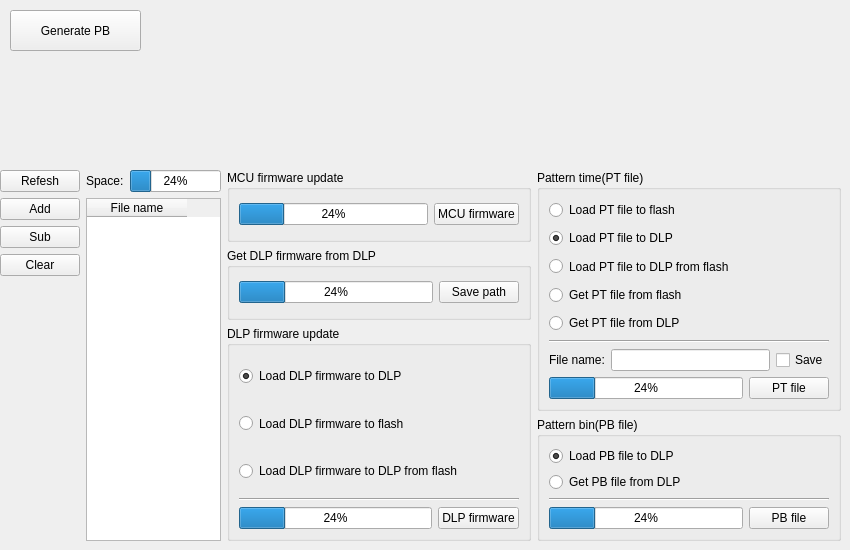
     <widget class="QWidget" name="page_update">
      <widget class="QWidget" name="layoutWidget">
       <property name="geometry">
        <rect>
         <x>0</x>
         <y>170</y>
         <width>841</width>
         <height>371</height>
        </rect>
       </property>
       <layout class="QHBoxLayout" name="horizontalLayout_7" stretch="1,2,2">
        <item>
         <layout class="QHBoxLayout" name="horizontalLayout_30">
          <item>
           <layout class="QVBoxLayout" name="verticalLayout_10">
            <item>
             <widget class="QPushButton" name="pushButton_flash_file_refesh">
              <property name="text">
               <string>Refesh</string>
              </property>
             </widget>
            </item>
            <item>
             <widget class="QPushButton" name="pushButton_flash_file_add">
              <property name="text">
               <string>Add</string>
              </property>
             </widget>
            </item>
            <item>
             <widget class="QPushButton" name="pushButton_flash_file_sub">
              <property name="text">
               <string>Sub</string>
              </property>
             </widget>
            </item>
            <item>
             <widget class="QPushButton" name="pushButton_flash_file_clear">
              <property name="text">
               <string>Clear</string>
              </property>
             </widget>
            </item>
            <item>
             <spacer name="verticalSpacer">
              <property name="orientation">
               <enum>Qt::Vertical</enum>
              </property>
              <property name="sizeHint" stdset="0">
               <size>
                <width>20</width>
                <height>40</height>
               </size>
              </property>
             </spacer>
            </item>
           </layout>
          </item>
          <item>
           <layout class="QVBoxLayout" name="verticalLayout_11">
            <item>
             <layout class="QHBoxLayout" name="horizontalLayout_29">
              <item>
               <widget class="QLabel" name="label_flash_space">
                <property name="text">
                 <string>Space:</string>
                </property>
               </widget>
              </item>
              <item>
               <widget class="QProgressBar" name="progressBar_flash_space">
                <property name="value">
                 <number>24</number>
                </property>
               </widget>
              </item>
             </layout>
            </item>
            <item>
             <widget class="QTableWidget" name="tableWidget_flash_file">
              <column>
               <property name="text">
                <string>File name</string>
               </property>
              </column>
             </widget>
            </item>
           </layout>
          </item>
         </layout>
        </item>
        <item>
         <layout class="QVBoxLayout" name="verticalLayout_26" stretch="1,1,3">
          <item>
           <widget class="QGroupBox" name="groupBox_mcu_update">
            <property name="title">
             <string>MCU firmware update</string>
            </property>
            <layout class="QHBoxLayout" name="horizontalLayout_5">
             <item>
              <widget class="QProgressBar" name="progressBar_mcu_update">
               <property name="value">
                <number>24</number>
               </property>
              </widget>
             </item>
             <item>
              <widget class="QPushButton" name="pushButton_mcu_update">
               <property name="text">
                <string>MCU firmware</string>
               </property>
              </widget>
             </item>
            </layout>
           </widget>
          </item>
          <item>
           <widget class="QGroupBox" name="groupBox_get_dlp_from_dlp">
            <property name="title">
             <string>Get DLP firmware from DLP</string>
            </property>
            <layout class="QHBoxLayout" name="horizontalLayout_6">
             <item>
              <widget class="QProgressBar" name="progressBar_get_dlp_from_dlp">
               <property name="value">
                <number>24</number>
               </property>
              </widget>
             </item>
             <item>
              <widget class="QPushButton" name="pushButton_get_dlp_from_dlp">
               <property name="text">
                <string>Save path</string>
               </property>
              </widget>
             </item>
            </layout>
           </widget>
          </item>
          <item>
           <widget class="QGroupBox" name="groupBox_dlp_update">
            <property name="title">
             <string>DLP firmware update</string>
            </property>
            <layout class="QVBoxLayout" name="verticalLayout_27" stretch="1,1,1,0,1">
             <item>
              <widget class="QRadioButton" name="radioButton_load_dlp_to_dlp">
               <property name="sizePolicy">
                <sizepolicy hsizetype="Minimum" vsizetype="Preferred">
                 <horstretch>0</horstretch>
                 <verstretch>0</verstretch>
                </sizepolicy>
               </property>
               <property name="text">
                <string>Load DLP firmware to DLP</string>
               </property>
               <property name="checked">
                <bool>true</bool>
               </property>
              </widget>
             </item>
             <item>
              <widget class="QRadioButton" name="radioButton_load_dlp_to_flash">
               <property name="sizePolicy">
                <sizepolicy hsizetype="Minimum" vsizetype="Preferred">
                 <horstretch>0</horstretch>
                 <verstretch>0</verstretch>
                </sizepolicy>
               </property>
               <property name="text">
                <string>Load DLP firmware to flash</string>
               </property>
              </widget>
             </item>
             <item>
              <widget class="QRadioButton" name="radioButton_load_dlp_to_dlp_from_flash">
               <property name="sizePolicy">
                <sizepolicy hsizetype="Minimum" vsizetype="Preferred">
                 <horstretch>0</horstretch>
                 <verstretch>0</verstretch>
                </sizepolicy>
               </property>
               <property name="text">
                <string>Load DLP firmware to DLP from flash</string>
               </property>
              </widget>
             </item>
             <item>
              <widget class="Line" name="line_3">
               <property name="orientation">
                <enum>Qt::Horizontal</enum>
               </property>
              </widget>
             </item>
             <item>
              <layout class="QHBoxLayout" name="horizontalLayout_49">
               <item>
                <widget class="QProgressBar" name="progressBar_dlp_update">
                 <property name="value">
                  <number>24</number>
                 </property>
                </widget>
               </item>
               <item>
                <widget class="QPushButton" name="pushButton_dlp_update">
                 <property name="text">
                  <string>DLP firmware</string>
                 </property>
                </widget>
               </item>
              </layout>
             </item>
            </layout>
           </widget>
          </item>
         </layout>
        </item>
        <item>
         <layout class="QVBoxLayout" name="verticalLayout_28" stretch="4,2">
          <item>
           <widget class="QGroupBox" name="groupBox_pattern_time">
            <property name="title">
             <string>Pattern time(PT file)</string>
            </property>
            <layout class="QVBoxLayout" name="verticalLayout_24">
             <item>
              <widget class="QRadioButton" name="radioButton_load_pt_to_flash">
               <property name="sizePolicy">
                <sizepolicy hsizetype="Minimum" vsizetype="Preferred">
                 <horstretch>0</horstretch>
                 <verstretch>0</verstretch>
                </sizepolicy>
               </property>
               <property name="text">
                <string>Load PT file to flash</string>
               </property>
               <property name="checked">
                <bool>false</bool>
               </property>
              </widget>
             </item>
             <item>
              <widget class="QRadioButton" name="radioButton_load_pt_to_dlp">
               <property name="sizePolicy">
                <sizepolicy hsizetype="Minimum" vsizetype="Preferred">
                 <horstretch>0</horstretch>
                 <verstretch>0</verstretch>
                </sizepolicy>
               </property>
               <property name="text">
                <string>Load PT file to DLP</string>
               </property>
               <property name="checked">
                <bool>true</bool>
               </property>
              </widget>
             </item>
             <item>
              <widget class="QRadioButton" name="radioButton_load_pt_to_dlp_from_flash">
               <property name="sizePolicy">
                <sizepolicy hsizetype="Minimum" vsizetype="Preferred">
                 <horstretch>0</horstretch>
                 <verstretch>0</verstretch>
                </sizepolicy>
               </property>
               <property name="text">
                <string>Load PT file to DLP from flash</string>
               </property>
              </widget>
             </item>
             <item>
              <widget class="QRadioButton" name="radioButton_get_pt_from_flash">
               <property name="sizePolicy">
                <sizepolicy hsizetype="Minimum" vsizetype="Preferred">
                 <horstretch>0</horstretch>
                 <verstretch>0</verstretch>
                </sizepolicy>
               </property>
               <property name="text">
                <string>Get PT file from flash</string>
               </property>
              </widget>
             </item>
             <item>
              <widget class="QRadioButton" name="radioButton_get_pt_from_dlp">
               <property name="sizePolicy">
                <sizepolicy hsizetype="Minimum" vsizetype="Preferred">
                 <horstretch>0</horstretch>
                 <verstretch>0</verstretch>
                </sizepolicy>
               </property>
               <property name="text">
                <string>Get PT file from DLP</string>
               </property>
              </widget>
             </item>
             <item>
              <widget class="Line" name="line">
               <property name="orientation">
                <enum>Qt::Horizontal</enum>
               </property>
              </widget>
             </item>
             <item>
              <layout class="QHBoxLayout" name="horizontalLayout_45">
               <item>
                <widget class="QLabel" name="label_pt_file_name">
                 <property name="text">
                  <string>File name:</string>
                 </property>
                </widget>
               </item>
               <item>
                <widget class="QLineEdit" name="lineEdit_pt_file_name">
                 <property name="readOnly">
                  <bool>true</bool>
                 </property>
                </widget>
               </item>
               <item>
                <widget class="QCheckBox" name="checkBox_pt_save">
                 <property name="text">
                  <string>Save</string>
                 </property>
                </widget>
               </item>
              </layout>
             </item>
             <item>
              <layout class="QHBoxLayout" name="horizontalLayout_44">
               <item>
                <widget class="QProgressBar" name="progressBar_pattern_time">
                 <property name="value">
                  <number>24</number>
                 </property>
                </widget>
               </item>
               <item>
                <widget class="QPushButton" name="pushButton_pattern_time">
                 <property name="text">
                  <string>PT file</string>
                 </property>
                </widget>
               </item>
              </layout>
             </item>
            </layout>
           </widget>
          </item>
          <item>
           <widget class="QGroupBox" name="groupBox_pattern_bin">
            <property name="title">
             <string>Pattern bin(PB file)</string>
            </property>
            <layout class="QVBoxLayout" name="verticalLayout_25">
             <item>
              <widget class="QRadioButton" name="radioButton_load_pb_to_dlp">
               <property name="sizePolicy">
                <sizepolicy hsizetype="Minimum" vsizetype="Preferred">
                 <horstretch>0</horstretch>
                 <verstretch>0</verstretch>
                </sizepolicy>
               </property>
               <property name="text">
                <string>Load PB file to DLP</string>
               </property>
               <property name="checked">
                <bool>true</bool>
               </property>
              </widget>
             </item>
             <item>
              <widget class="QRadioButton" name="radioButton_get_pb_from_dlp">
               <property name="sizePolicy">
                <sizepolicy hsizetype="Minimum" vsizetype="Preferred">
                 <horstretch>0</horstretch>
                 <verstretch>0</verstretch>
                </sizepolicy>
               </property>
               <property name="text">
                <string>Get PB file from DLP</string>
               </property>
              </widget>
             </item>
             <item>
              <widget class="Line" name="line_2">
               <property name="orientation">
                <enum>Qt::Horizontal</enum>
               </property>
              </widget>
             </item>
             <item>
              <layout class="QHBoxLayout" name="horizontalLayout_47">
               <item>
                <widget class="QProgressBar" name="progressBar_pattern_bin">
                 <property name="value">
                  <number>24</number>
                 </property>
                </widget>
               </item>
               <item>
                <widget class="QPushButton" name="pushButton_pattern_bin">
                 <property name="text">
                  <string>PB file</string>
                 </property>
                </widget>
               </item>
              </layout>
             </item>
            </layout>
           </widget>
          </item>
         </layout>
        </item>
       </layout>
      </widget>
      <widget class="QPushButton" name="pushButton_generate_patt_bin">
       <property name="geometry">
        <rect>
         <x>10</x>
         <y>10</y>
         <width>131</width>
         <height>41</height>
        </rect>
       </property>
       <property name="text">
        <string>Generate PB</string>
       </property>
      </widget>
     </widget>
